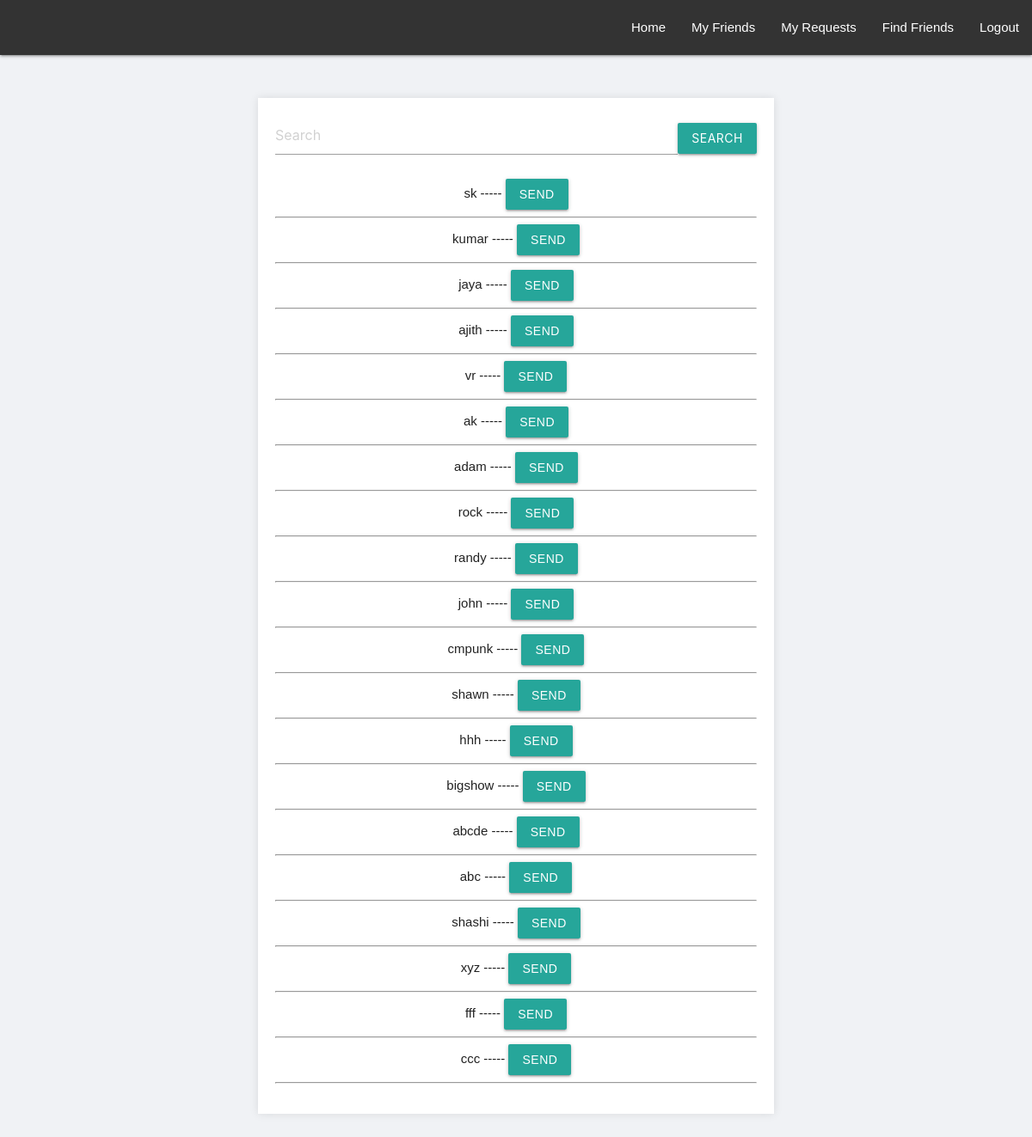
Page /findfriends/ (signed in) on the committed database.
### friends/models.py (models this page shows, shortened)
class Profile(models.Model):
	user = models.OneToOneField(User, on_delete=models.CASCADE)
	friends = models.ManyToManyField('Profile',blank=True)

### friends/views.py (the view)
# urls.py: path('findfriends/',views.FindFriendsView,name='findfriends'),
def FindFriendsView(request):
	current_profile = Profile.objects.get(user=request.user)
	all_except_current = Profile.objects.exclude(user=current_profile.user)
	currents_friends = current_profile.friends.all()
	find_friends = all_except_current.difference(currents_friends)
	if 'q' in request.GET:
		q = request.GET['q']
		all_except_current = all_except_current.filter(user__username__istartswith=q)
		find_friends = all_except_current.difference(currents_friends)
	return render(request,'findfriends.html',{'find_friends':find_friends})

### friends/templates/findfriends.html (shortened to what this page needs)
{% extends 'base.html' %}
{% block content %}
{% if user.is_authenticated %}
<center>
  	<div class = "col-md-8 offset-md-0.5 pt-5">
		<center>
	<form method="get">
		<input name="q" type="text" placeholder="Search">
		<button type="submit" class="btn btn-outline-info">Search</button>
	</form>
	<ul>
	{% for friend in find_friends %}
			<li>{{friend.user}} ----- <a href="send_request/{{ friend.id }}/"class="btn btn-primary mb-3">SEND</a></li>
			<hr>
	{% endfor %}
	</ul>
</center>
</div>
</center>
{% else %}
	<h2>You ARE NOT AUTHENTICATED</h2>
{% endif %}
{% endblock %}

### friends/templates/base.html (shortened to what this page needs)
<!DOCTYPE html>
<html>
<head>
    <link rel="stylesheet" href="https://cdnjs.cloudflare.com/ajax/libs/materialize/1.0.0/css/materialize.min.css">
</head>
<body>
    <nav>
        <div class="nav-wrapper">
            <ul id="nav-mobile" class="right hide-on-med-and-down">
                {% if user.is_authenticated %}
                <li><a href="{% url 'home' %}">Home</a></li>
                <li><a href="{% url 'myfriends' %}">My Friends</a></li>
                <li><a href="{% url 'myrequests' %}">My Requests</a></li>
                <li><a href="{% url 'findfriends' %}">Find Friends</a></li>
                <li><a href="{% url 'logout' %}">Logout</a></li>
                {% endif %}
            </ul>
        </div>
    </nav>
    <div class="container">
        {% block content %}
        {% endblock %}
    </div>
</body>
</html>

### friends/templates/base.html (style rules this page uses)
body { font-family: Arial, sans-serif; background-color: #f4f4f4; margin: 0; padding: 0; }
nav { background-color: #333; }
nav a { color: white; }
.container { max-width: 600px; margin: 50px auto; padding: 20px; background-color: white; box-shadow: 0 0 10px rgba(0, 0, 0, 0.1); }

### friends/templates/findfriends.html (style rules this page uses)
body { font-family: Arial, sans-serif; background-color: #f0f2f5; margin: 0; padding: 0; display: flex; flex-direction: column; align-items: center; }
form { margin-bottom: 20px; display: flex; align-items: center; }
input[type="text"] { padding: 10px; border: 1px solid #ccc; border-radius: 4px; width: 300px; margin-right: 10px; }
button { padding: 10px 20px; border: none; background-color: #1877f2; color: #fff; border-radius: 4px; cursor: pointer; font-size: 16px; }

### rows in the picture
Profile: user "sk"
Profile: user "kumar"
Profile: user "jaya"
Profile: user "ajith"
Profile: user "vr"
Profile: user "ak"
Profile: user "adam"
Profile: user "rock"
Profile: user "randy"
Profile: user "john"
Profile: user "cmpunk"
Profile: user "shawn"
Profile: user "hhh"
Profile: user "bigshow"
Profile: user "abcde"
Profile: user "abc"
Profile: user "shashi"
Profile: user "xyz"
Profile: user "fff"
Profile: user "ccc"
